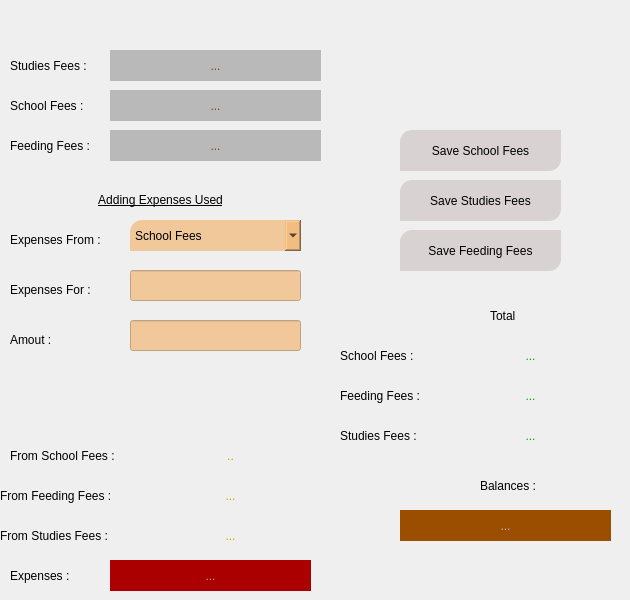
                <widget class="QWidget" name="expenses">
                 <attribute name="title">
                  <string>expenses</string>
                 </attribute>
                 <widget class="QLineEdit" name="get_expensesType">
                  <property name="geometry">
                   <rect>
                    <x>130</x>
                    <y>270</y>
                    <width>171</width>
                    <height>31</height>
                   </rect>
                  </property>
                  <property name="styleSheet">
                   <string notr="true">background-color: rgba(241, 185, 119, 181);</string>
                  </property>
                 </widget>
                 <widget class="QLabel" name="label_80">
                  <property name="geometry">
                   <rect>
                    <x>10</x>
                    <y>280</y>
                    <width>111</width>
                    <height>20</height>
                   </rect>
                  </property>
                  <property name="styleSheet">
                   <string notr="true">background-color: transparent;</string>
                  </property>
                  <property name="text">
                   <string>Expenses For :</string>
                  </property>
                 </widget>
                 <widget class="QLabel" name="label_81">
                  <property name="geometry">
                   <rect>
                    <x>10</x>
                    <y>330</y>
                    <width>71</width>
                    <height>20</height>
                   </rect>
                  </property>
                  <property name="styleSheet">
                   <string notr="true">background-color: transparent;
</string>
                  </property>
                  <property name="text">
                   <string>Amout :</string>
                  </property>
                 </widget>
                 <widget class="QLineEdit" name="get_amount">
                  <property name="geometry">
                   <rect>
                    <x>130</x>
                    <y>320</y>
                    <width>171</width>
                    <height>31</height>
                   </rect>
                  </property>
                  <property name="styleSheet">
                   <string notr="true">background-color: rgba(241, 185, 119, 181);</string>
                  </property>
                 </widget>
                 <widget class="QLabel" name="label_82">
                  <property name="geometry">
                   <rect>
                    <x>10</x>
                    <y>230</y>
                    <width>121</width>
                    <height>20</height>
                   </rect>
                  </property>
                  <property name="styleSheet">
                   <string notr="true">background-color: transparent;</string>
                  </property>
                  <property name="text">
                   <string>Expenses From :</string>
                  </property>
                 </widget>
                 <widget class="QComboBox" name="get_expenses">
                  <property name="geometry">
                   <rect>
                    <x>130</x>
                    <y>220</y>
                    <width>171</width>
                    <height>31</height>
                   </rect>
                  </property>
                  <property name="cursor">
                   <cursorShape>OpenHandCursor</cursorShape>
                  </property>
                  <property name="styleSheet">
                   <string notr="true">background-color: rgba(241, 185, 119, 181);
border-top-left-radius:12px;</string>
                  </property>
                  <property name="placeholderText">
                   <string/>
                  </property>
                  <item>
                   <property name="text">
                    <string>School Fees</string>
                   </property>
                  </item>
                  <item>
                   <property name="text">
                    <string>Feeding Fees</string>
                   </property>
                  </item>
                  <item>
                   <property name="text">
                    <string>Studies Fees</string>
                   </property>
                  </item>
                 </widget>
                 <widget class="QLabel" name="label_1585">
                  <property name="geometry">
                   <rect>
                    <x>10</x>
                    <y>90</y>
                    <width>121</width>
                    <height>31</height>
                   </rect>
                  </property>
                  <property name="styleSheet">
                   <string notr="true">background-color: transparent;</string>
                  </property>
                  <property name="text">
                   <string>School Fees :</string>
                  </property>
                 </widget>
                 <widget class="QLabel" name="main_feedingFees">
                  <property name="geometry">
                   <rect>
                    <x>110</x>
                    <y>130</y>
                    <width>211</width>
                    <height>31</height>
                   </rect>
                  </property>
                  <property name="styleSheet">
                   <string notr="true">color: rgb(135, 68, 0);
background-color: rgb(185, 185, 185);
font: 900 12pt &quot;Roboto&quot;;</string>
                  </property>
                  <property name="text">
                   <string>...</string>
                  </property>
                  <property name="alignment">
                   <set>Qt::AlignCenter</set>
                  </property>
                 </widget>
                 <widget class="QLabel" name="main_schoolFees">
                  <property name="geometry">
                   <rect>
                    <x>110</x>
                    <y>90</y>
                    <width>211</width>
                    <height>31</height>
                   </rect>
                  </property>
                  <property name="styleSheet">
                   <string notr="true">color: rgb(135, 68, 0);
background-color: rgb(185, 185, 185);
font: 900 12pt &quot;Roboto&quot;;</string>
                  </property>
                  <property name="text">
                   <string>...</string>
                  </property>
                  <property name="alignment">
                   <set>Qt::AlignCenter</set>
                  </property>
                 </widget>
                 <widget class="QLabel" name="label_84">
                  <property name="geometry">
                   <rect>
                    <x>10</x>
                    <y>130</y>
                    <width>121</width>
                    <height>31</height>
                   </rect>
                  </property>
                  <property name="styleSheet">
                   <string notr="true">background-color: transparent;</string>
                  </property>
                  <property name="text">
                   <string>Feeding Fees :</string>
                  </property>
                 </widget>
                 <widget class="QLabel" name="main_studiesFees">
                  <property name="geometry">
                   <rect>
                    <x>110</x>
                    <y>50</y>
                    <width>211</width>
                    <height>31</height>
                   </rect>
                  </property>
                  <property name="styleSheet">
                   <string notr="true">color: rgb(135, 68, 0);
background-color: rgb(185, 185, 185);
font: 900 12pt &quot;Roboto&quot;;</string>
                  </property>
                  <property name="text">
                   <string>...</string>
                  </property>
                  <property name="alignment">
                   <set>Qt::AlignCenter</set>
                  </property>
                 </widget>
                 <widget class="QLabel" name="label_86">
                  <property name="geometry">
                   <rect>
                    <x>10</x>
                    <y>50</y>
                    <width>121</width>
                    <height>31</height>
                   </rect>
                  </property>
                  <property name="styleSheet">
                   <string notr="true">background-color: transparent;</string>
                  </property>
                  <property name="text">
                   <string>Studies Fees :</string>
                  </property>
                 </widget>
                 <widget class="QLabel" name="schoolFees">
                  <property name="geometry">
                   <rect>
                    <x>440</x>
                    <y>340</y>
                    <width>181</width>
                    <height>31</height>
                   </rect>
                  </property>
                  <property name="styleSheet">
                   <string notr="true">
color: rgb(0, 170, 0);
font: 900 12pt &quot;Roboto&quot;;</string>
                  </property>
                  <property name="text">
                   <string>...</string>
                  </property>
                  <property name="alignment">
                   <set>Qt::AlignCenter</set>
                  </property>
                 </widget>
                 <widget class="QLabel" name="feedingFees">
                  <property name="geometry">
                   <rect>
                    <x>440</x>
                    <y>380</y>
                    <width>181</width>
                    <height>31</height>
                   </rect>
                  </property>
                  <property name="styleSheet">
                   <string notr="true">
color: rgb(0, 170, 0);
font: 900 12pt &quot;Roboto&quot;;</string>
                  </property>
                  <property name="text">
                   <string>...</string>
                  </property>
                  <property name="alignment">
                   <set>Qt::AlignCenter</set>
                  </property>
                 </widget>
                 <widget class="QLabel" name="studiesFees">
                  <property name="geometry">
                   <rect>
                    <x>440</x>
                    <y>420</y>
                    <width>181</width>
                    <height>31</height>
                   </rect>
                  </property>
                  <property name="styleSheet">
                   <string notr="true">
color: rgb(0, 170, 0);
font: 900 12pt &quot;Roboto&quot;;</string>
                  </property>
                  <property name="text">
                   <string>...</string>
                  </property>
                  <property name="alignment">
                   <set>Qt::AlignCenter</set>
                  </property>
                 </widget>
                 <widget class="QLabel" name="label_87">
                  <property name="geometry">
                   <rect>
                    <x>480</x>
                    <y>470</y>
                    <width>91</width>
                    <height>31</height>
                   </rect>
                  </property>
                  <property name="styleSheet">
                   <string notr="true">background-color: transparent;</string>
                  </property>
                  <property name="text">
                   <string>Balances :</string>
                  </property>
                 </widget>
                 <widget class="QLabel" name="label_88">
                  <property name="geometry">
                   <rect>
                    <x>0</x>
                    <y>480</y>
                    <width>161</width>
                    <height>31</height>
                   </rect>
                  </property>
                  <property name="styleSheet">
                   <string notr="true">background-color: transparent;</string>
                  </property>
                  <property name="text">
                   <string>From Feeding Fees :</string>
                  </property>
                 </widget>
                 <widget class="QLabel" name="from_studiesFees">
                  <property name="geometry">
                   <rect>
                    <x>150</x>
                    <y>520</y>
                    <width>161</width>
                    <height>31</height>
                   </rect>
                  </property>
                  <property name="styleSheet">
                   <string notr="true">
color: rgb(229, 153, 0);</string>
                  </property>
                  <property name="text">
                   <string>...</string>
                  </property>
                  <property name="alignment">
                   <set>Qt::AlignCenter</set>
                  </property>
                 </widget>
                 <widget class="QLabel" name="label_89">
                  <property name="geometry">
                   <rect>
                    <x>0</x>
                    <y>520</y>
                    <width>161</width>
                    <height>31</height>
                   </rect>
                  </property>
                  <property name="styleSheet">
                   <string notr="true">background-color: transparent;</string>
                  </property>
                  <property name="text">
                   <string>From Studies Fees :</string>
                  </property>
                 </widget>
                 <widget class="QLabel" name="label_90">
                  <property name="geometry">
                   <rect>
                    <x>10</x>
                    <y>560</y>
                    <width>81</width>
                    <height>31</height>
                   </rect>
                  </property>
                  <property name="styleSheet">
                   <string notr="true">background-color: transparent;</string>
                  </property>
                  <property name="text">
                   <string>Expenses :</string>
                  </property>
                 </widget>
                 <widget class="QLabel" name="from_feedingFees">
                  <property name="geometry">
                   <rect>
                    <x>150</x>
                    <y>480</y>
                    <width>161</width>
                    <height>31</height>
                   </rect>
                  </property>
                  <property name="styleSheet">
                   <string notr="true">
color: rgb(229, 153, 0);</string>
                  </property>
                  <property name="text">
                   <string>...</string>
                  </property>
                  <property name="alignment">
                   <set>Qt::AlignCenter</set>
                  </property>
                 </widget>
                 <widget class="QLabel" name="label_96">
                  <property name="geometry">
                   <rect>
                    <x>490</x>
                    <y>300</y>
                    <width>51</width>
                    <height>31</height>
                   </rect>
                  </property>
                  <property name="styleSheet">
                   <string notr="true">background-color: transparent;</string>
                  </property>
                  <property name="text">
                   <string>Total</string>
                  </property>
                 </widget>
                 <widget class="QLabel" name="label_97">
                  <property name="geometry">
                   <rect>
                    <x>10</x>
                    <y>440</y>
                    <width>161</width>
                    <height>31</height>
                   </rect>
                  </property>
                  <property name="styleSheet">
                   <string notr="true">background-color: transparent;</string>
                  </property>
                  <property name="text">
                   <string>From School Fees :</string>
                  </property>
                 </widget>
                 <widget class="QLabel" name="from_schoolFees">
                  <property name="geometry">
                   <rect>
                    <x>150</x>
                    <y>440</y>
                    <width>161</width>
                    <height>31</height>
                   </rect>
                  </property>
                  <property name="styleSheet">
                   <string notr="true">
color: rgb(229, 153, 0);</string>
                  </property>
                  <property name="text">
                   <string>..</string>
                  </property>
                  <property name="alignment">
                   <set>Qt::AlignCenter</set>
                  </property>
                 </widget>
                 <widget class="QLabel" name="label_99">
                  <property name="geometry">
                   <rect>
                    <x>340</x>
                    <y>380</y>
                    <width>111</width>
                    <height>31</height>
                   </rect>
                  </property>
                  <property name="styleSheet">
                   <string notr="true">background-color: transparent;</string>
                  </property>
                  <property name="text">
                   <string>Feeding Fees :</string>
                  </property>
                 </widget>
                 <widget class="QLabel" name="balanceFees">
                  <property name="geometry">
                   <rect>
                    <x>400</x>
                    <y>510</y>
                    <width>211</width>
                    <height>31</height>
                   </rect>
                  </property>
                  <property name="styleSheet">
                   <string notr="true">background-color: rgb(156, 78, 0);
color: rgb(188, 188, 188);
font: 900 12pt &quot;Roboto&quot;;</string>
                  </property>
                  <property name="text">
                   <string>...</string>
                  </property>
                  <property name="alignment">
                   <set>Qt::AlignCenter</set>
                  </property>
                 </widget>
                 <widget class="QLabel" name="label_101">
                  <property name="geometry">
                   <rect>
                    <x>340</x>
                    <y>340</y>
                    <width>101</width>
                    <height>31</height>
                   </rect>
                  </property>
                  <property name="styleSheet">
                   <string notr="true">background-color: transparent;</string>
                  </property>
                  <property name="text">
                   <string>School Fees :</string>
                  </property>
                 </widget>
                 <widget class="QLabel" name="label_102">
                  <property name="geometry">
                   <rect>
                    <x>340</x>
                    <y>420</y>
                    <width>101</width>
                    <height>31</height>
                   </rect>
                  </property>
                  <property name="styleSheet">
                   <string notr="true">background-color: transparent;</string>
                  </property>
                  <property name="text">
                   <string>Studies Fees :</string>
                  </property>
                 </widget>
                 <widget class="QLabel" name="total_expenses">
                  <property name="geometry">
                   <rect>
                    <x>110</x>
                    <y>560</y>
                    <width>201</width>
                    <height>31</height>
                   </rect>
                  </property>
                  <property name="styleSheet">
                   <string notr="true">color: rgb(166, 166, 166);
background-color: rgb(170, 0, 0);
font: 900 12pt &quot;Roboto&quot;;</string>
                  </property>
                  <property name="text">
                   <string>...</string>
                  </property>
                  <property name="alignment">
                   <set>Qt::AlignCenter</set>
                  </property>
                 </widget>
                 <widget class="QPushButton" name="add_schholFees">
                  <property name="geometry">
                   <rect>
                    <x>400</x>
                    <y>130</y>
                    <width>161</width>
                    <height>41</height>
                   </rect>
                  </property>
                  <property name="cursor">
                   <cursorShape>PointingHandCursor</cursorShape>
                  </property>
                  <property name="styleSheet">
                   <string notr="true">QPushButton{
	background-color: rgba(214, 205, 205, 221);
border-top-left-radius: 12px;
border-bottom-right-radius: 12px;
}
QPushButton:hover{
	background-color: rgb(138, 226, 52);
	border-top-left-radius: 12px;
	border-bottom-right-radius: 12px;
}</string>
                  </property>
                  <property name="text">
                   <string>Save School Fees</string>
                  </property>
                  <property name="icon">
                   <iconset>
                    <normaloff>assets/buttons/save.svg</normaloff>assets/buttons/save.svg</iconset>
                  </property>
                  <property name="iconSize">
                   <size>
                    <width>20</width>
                    <height>20</height>
                   </size>
                  </property>
                 </widget>
                 <widget class="QPushButton" name="add_studiesFees">
                  <property name="geometry">
                   <rect>
                    <x>400</x>
                    <y>180</y>
                    <width>161</width>
                    <height>41</height>
                   </rect>
                  </property>
                  <property name="cursor">
                   <cursorShape>PointingHandCursor</cursorShape>
                  </property>
                  <property name="styleSheet">
                   <string notr="true">QPushButton{
	background-color: rgba(214, 205, 205, 221);
border-top-left-radius: 12px;
border-bottom-right-radius: 12px;
}
QPushButton:hover{
	background-color: rgb(138, 226, 52);
	border-top-left-radius: 12px;
	border-bottom-right-radius: 12px;
}</string>
                  </property>
                  <property name="text">
                   <string>Save Studies Fees</string>
                  </property>
                  <property name="icon">
                   <iconset>
                    <normaloff>assets/buttons/save.svg</normaloff>assets/buttons/save.svg</iconset>
                  </property>
                  <property name="iconSize">
                   <size>
                    <width>20</width>
                    <height>20</height>
                   </size>
                  </property>
                 </widget>
                 <widget class="QPushButton" name="add_feedingFees">
                  <property name="geometry">
                   <rect>
                    <x>400</x>
                    <y>230</y>
                    <width>161</width>
                    <height>41</height>
                   </rect>
                  </property>
                  <property name="cursor">
                   <cursorShape>PointingHandCursor</cursorShape>
                  </property>
                  <property name="styleSheet">
                   <string notr="true">QPushButton{
	background-color: rgba(214, 205, 205, 221);
border-top-left-radius: 12px;
border-bottom-right-radius: 12px;
}
QPushButton:hover{
	background-color: rgb(138, 226, 52);
	border-top-left-radius: 12px;
	border-bottom-right-radius: 12px;
}</string>
                  </property>
                  <property name="text">
                   <string>Save Feeding Fees</string>
                  </property>
                  <property name="icon">
                   <iconset>
                    <normaloff>assets/buttons/save.svg</normaloff>assets/buttons/save.svg</iconset>
                  </property>
                  <property name="iconSize">
                   <size>
                    <width>20</width>
                    <height>20</height>
                   </size>
                  </property>
                 </widget>
                 <widget class="QLabel" name="label_104">
                  <property name="geometry">
                   <rect>
                    <x>60</x>
                    <y>170</y>
                    <width>201</width>
                    <height>61</height>
                   </rect>
                  </property>
                  <property name="styleSheet">
                   <string notr="true">background-color: transparent;</string>
                  </property>
                  <property name="text">
                   <string>&lt;html&gt;&lt;head/&gt;&lt;body&gt;&lt;p&gt;&lt;span style=&quot; font-weight:400; text-decoration: underline;&quot;&gt;Adding Expenses Used&lt;/span&gt;&lt;/p&gt;&lt;/body&gt;&lt;/html&gt;</string>
                  </property>
                  <property name="alignment">
                   <set>Qt::AlignCenter</set>
                  </property>
                 </widget>
                </widget>
